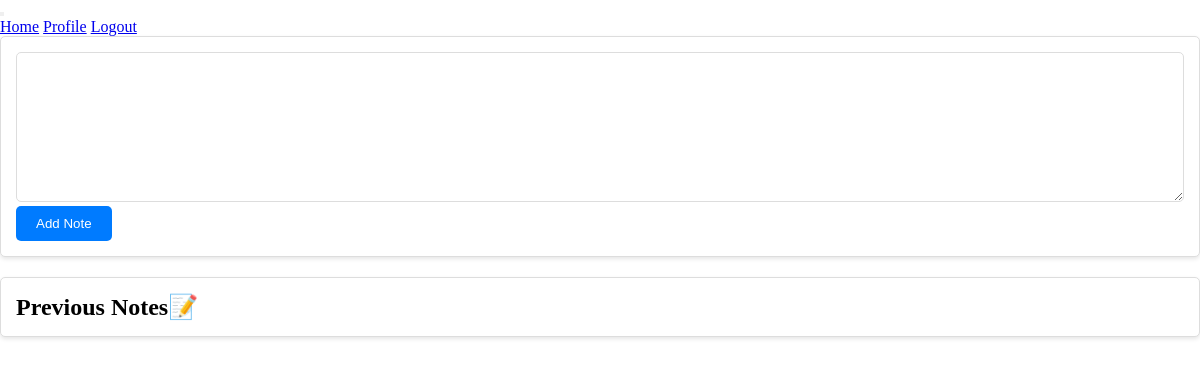
/notes (signed in), run on an earlier commit of the app's database.
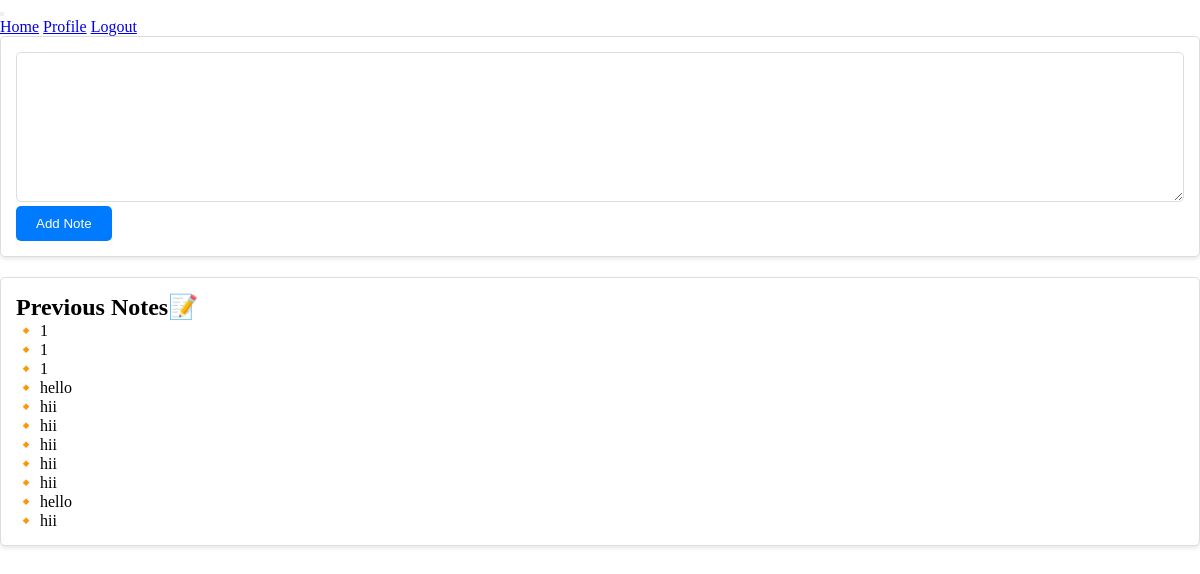
And on a later commit of the database.
### website/models.py (models this page shows)
class Note(db.Model):
    id = db.Column(db.Integer, primary_key=True)
    data = db.Column(db.String(10000))
    date = db.Column(db.DateTime(timezone=True), default=func.now())
    user_id = db.Column(db.Integer, db.ForeignKey("user.id"))

### website/views.py (the view, shortened to what this page needs)
@views.route("/notes", methods=["GET", "POST"])
@login_required
def notes():
    return render_template("notes.html", user=current_user)

### website/__init__.py (called while the page is built)
def create_app():
    app = Flask(__name__)  # __name__ -> represents the name of the file
    app.config["SECRET_KEY"] = "blahSomething"
    app.config["SQLALCHEMY_DATABASE_URI"] = f"sqlite:///{DB_NAME}"
    db.init_app(app)
    from .views import views
    from .auth import auth
    app.register_blueprint(views, url_prefix="/")
    app.register_blueprint(auth, url_prefix="/")
    from .models import User, Note
    create_database(app)
    login_manager = LoginManager()
    login_manager.login_view = "auth.login"
    login_manager.init_app(app)
    @login_manager.user_loader
    def load_user(user_id):
        return User.query.get(int(user_id))
    return app

### website/templates/notes.html (shortened to what this page needs)
{% extends 'base.html' %}
{% block content %}
<link
  rel="stylesheet"
  href="{{ url_for('static', filename='css/notes.css') }}"
/>
<div class="note">
  <form action="" method="post">
    <textarea
      name="note"
      id="note"
      cols="30"
      rows="10"
      placeholder="Write your note here"
    >
    </textarea>
    <button type="submit">Add Note</button>
  </form>
</div>
<div class="note">
  <h2>Previous Notes📝</h2>
  <ul id="notes">
    {% for note in user.notes[::-1] %}
    <li>🔸{{ note.data }}</li>
    {% endfor %}
  </ul>
</div>
{% endblock %}

### website/templates/base.html (shortened to what this page needs)
<!DOCTYPE html>
<html lang="en">
  <head>
    <link
      rel="stylesheet"
      href="{{ url_for('static', filename='css/base.css')}}"
    />
  </head>
  <body>
    <div class="nav_bar">{% include '_navbar.html' %}</div>
    <div class="container">{% block content %} {% endblock %}</div>
  </body>
</html>

### website/templates/_navbar.html (shortened to what this page needs)
<nav class="navbar navbar-expand-lg navbar-dark bg-dark">
  <button
    class="navbar-toggler"
    type="button"
    data-toggle="collapse"
    data-target="#navbar"
  >
  </button>
  <div class="collapse navbar-collapse" id="navbar">
    <div class="navbar-nav">
      {% if user.is_authenticated %}
      <a class="nav-item nav-link" id="home" href="/">Home</a>
      <a class="nav-item nav-link" id="profile" href="/profile">Profile</a>
      <a class="nav-item nav-link" id="logout" href="/logout">Logout</a>
      {% else %}
      <a class="nav-item nav-link" id="home" href="/">Home</a>
      <a class="nav-item nav-link" id="login" href="/login">Login</a>
      <a class="nav-item nav-link" id="signUp" href="/sign-up">Sign Up</a>
      {% endif %}
    </div>
  </div>
</nav>

### website/static/css/base.css (style rules this page uses)
* { margin: 0; padding: 0; box-sizing: border-box; }
html, body { width: 100%; height: 100%; }

### website/static/css/notes.css (style rules this page uses)
.note { background-color: white; border: 1px solid #ddd; border-radius: 5px; padding: 15px; margin-bottom: 20px; box-shadow: 0 2px 4px rgba(0, 0, 0, 0.1); }
.note textarea { width: 100%; height: 150px; border: 1px solid #ddd; border-radius: 5px; padding: 10px; }
.note button { background-color: #007bff; color: white; border: none; border-radius: 5px; padding: 10px 20px; cursor: pointer; }
li { list-style: none; }

What changed in the data, as far as the page shows it:
added Note: data "1"
added Note: data "1"
added Note: data "1"
added Note: data "hello"
added Note: data "hii"
added Note: data "hii"
added Note: data "hii"
added Note: data "hii"
added Note: data "hii"
added Note: data "hello"
added Note: data "hii"
